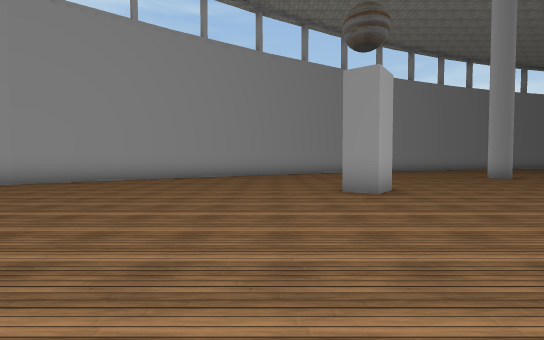
View 1 (above)

16 first-person views from a walk through a 3-D level made in the Unity game engine. The camera is 1.3 m above the floor, tilts 2° down and sees 85° across. The floor is counted in squares, 2 m on a side. Each view is taken from the middle of a square. On the plan, view 1 faces up. The plan holds only what a view shows up to about 9 squares ahead; the rest is blank. The place goes on beyond the plan. The player is left out. Some surface patterns are stand-ins.

View 2
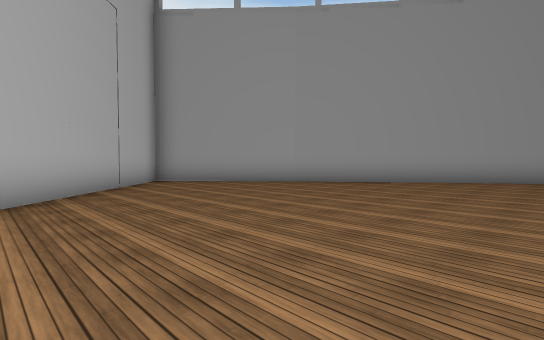

View 3
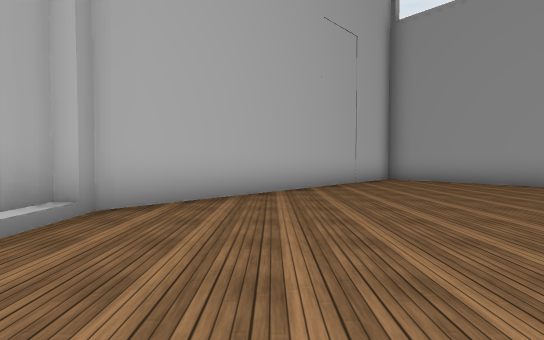

View 4
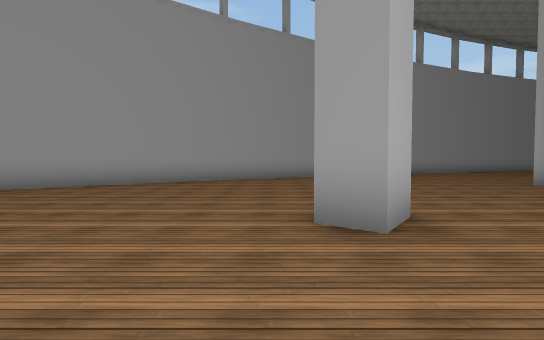

View 5
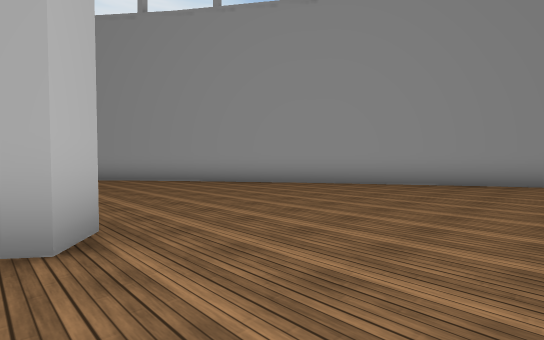

View 6
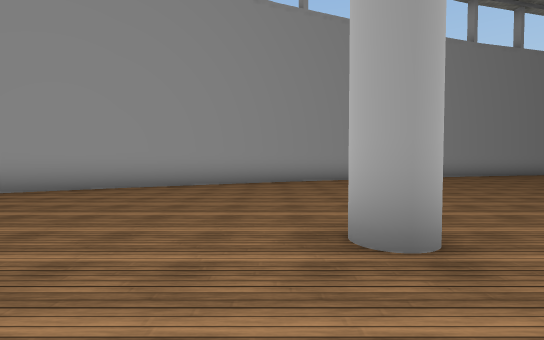

View 7
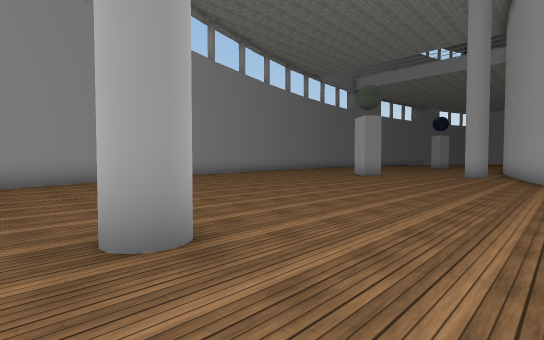

View 8
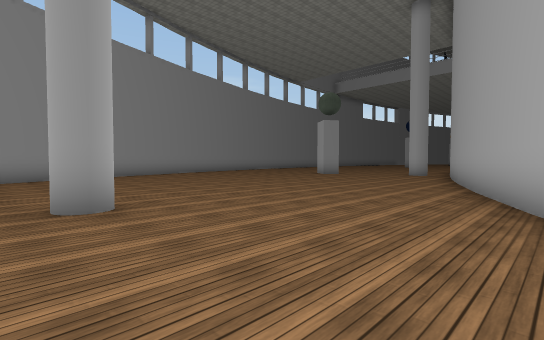

View 9
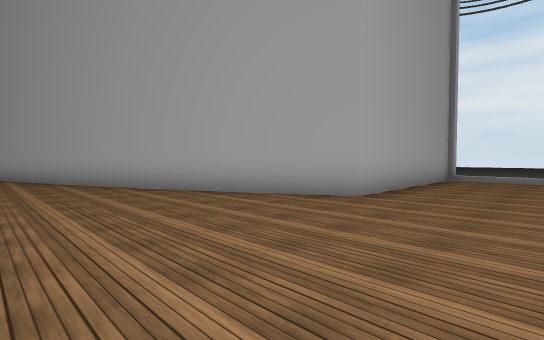

View 10
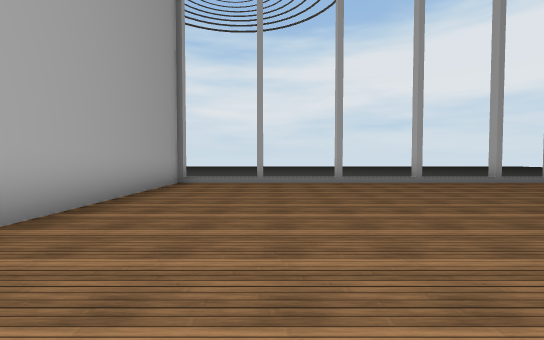

View 11
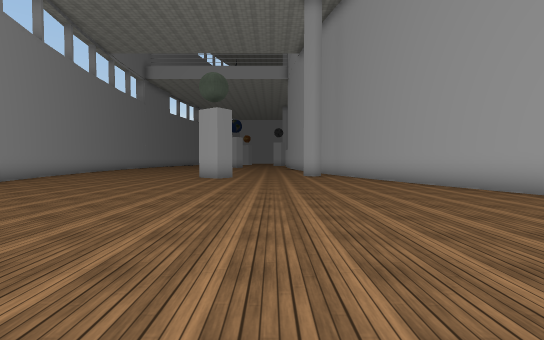

View 12
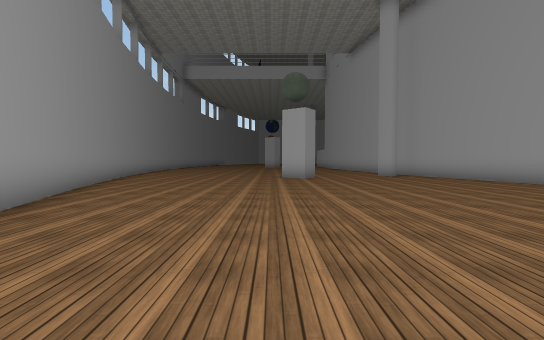

View 13
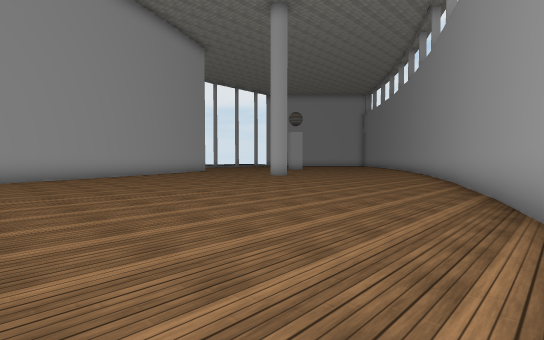

View 14
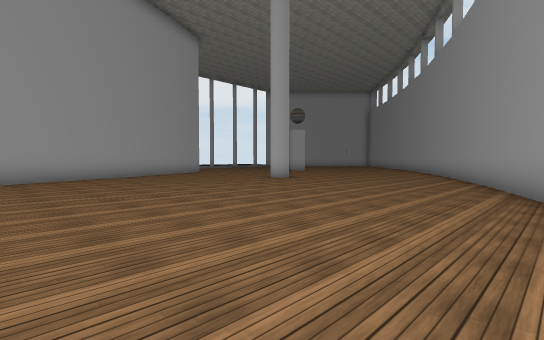

View 15
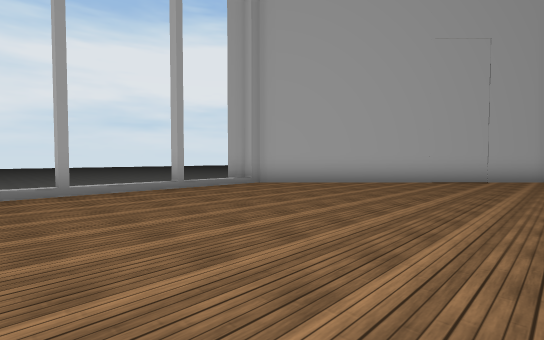

View 16
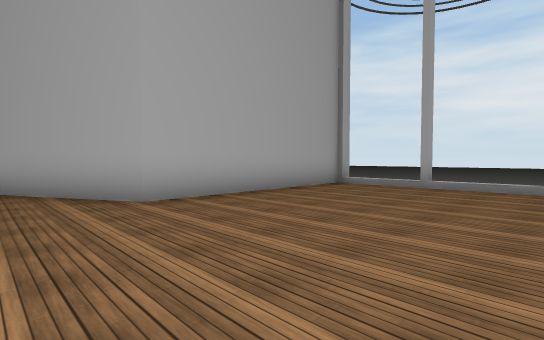

### Floor plan
Key: @ floor where view 1 was taken; # wall or solid block; x gap in a wall; . floor; / step, stairs or slope; v drop or lower ground.
Columns run from 9 left of view 1 to 17 right of it. Each row starts with its distance up from view 1.
 20                        ####
 19                     ####...
 18                  ####......
 17                ###.........
 16              ###...........
 15            ###.............
 14          ###...............
 13         ##.................
 12       ###..................
 11      ##....................
 10     ##...........#.........
  9   ###......................
  8  ##......................##
  7 ##....................####
  6 #..........#........###
  5 ..................###
  4 #................##
  3 ##...............#
  2  ##..............#
  1   ##.............#
  0    ##....@.......#
 -1     ##///////////#
 -2      #x v v v v  #

Positions as (right, up) in squares from view 1, and headings:
1: (0, 0), facing up
2: (-1, 1), facing up-left
3: (0, 1), facing left
4: (1, 3), facing up
5: (5, 6), facing up-left
6: (7, 8), facing up
7: (7, 8), facing up-right
8: (7, 6), facing up-right
9: (5, 9), facing down-right
10: (5, 7), facing down
11: (8, 12), facing right
12: (8, 15), facing right
13: (17, 19), facing down-left
14: (16, 18), facing down-left
15: (2, 5), facing down-left
16: (3, 6), facing down-right
